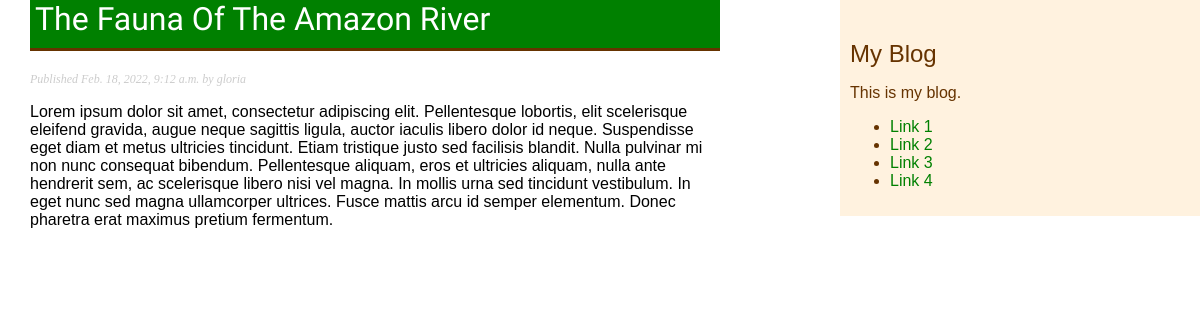
Page /blog/2022/2/18/fauna-oftthe-amazon-river/ on the committed database.
### blog/models.py (models this page shows, shortened)
class Post(models.Model):
    STATUS_CHOICES = (
        ('draft', 'Draft'),
        ('published', 'Published')
    )
    title = models.CharField(max_length=250)
    slug = models.SlugField(max_length=250, unique_for_date='publish')
    author = models.ForeignKey(User, on_delete=models.CASCADE, related_name='blog_posts')
    body = models.TextField()
    publish = models.DateTimeField(default=timezone.now)
    created = models.DateTimeField(auto_now_add=True)
    update = models.DateTimeField(auto_now=True)
    status = models.CharField(max_length=10, choices=STATUS_CHOICES, default='draft')
    objects = models.Manager() # Default Manager
    published = PublishedManager() # Custom Manager
    class Meta:
        ordering = ('-publish',)

### blog/views.py (the view)
# urls.py: path('<int:year>/<int:month>/<int:day>/<slug:post>/', views.post_detail,
def post_detail(request, year, month, day, post):
    post = get_object_or_404(Post, slug=post, status='published', publish__year=year, publish__month=month, publish__day=day)
    return render(request, 'blog/post/detail.html', {'post': post})

### blog/templates/blog/post/detail.html (shortened to what this page needs)
{% extends "blog/base.html" %}
{% block content %}
  <h1 id="single-post-title">{{ post.title }}</h1>
  <p class="date">
    Published {{ post.publish }} by {{ post.author }}
  </p>
  {{ post.body|linebreaks }}
{% endblock %}

### blog/static/css/blog.css (style rules this page uses)
* { box-sizing: border-box; }
body { margin:0; padding:0; font-family:helvetica, sans-serif; }
:root { --green: green; --light-green: #33cc33; --grey: #bbb; --light-grey: #ccc; --white: #fff; --light-orange: #f9d5e5; --light-yellow: #fff2df; --brown:#663300; }
h1 { font-weight:normal; border-bottom:3px solid var(--brown); padding:0 0 10px 5px; font-family: Catamaran; background-color: var(--white); margin-top: 0px; color: var(--green); }
#single-post-title { background-color: var(--green); color: var(--white); }
p.date { color:var(--light-grey); font-family: georgia, serif; font-size: 12px; font-style: italic; }

### rows in the picture
Post: title "The Fauna Of The Amazon River", publish "Feb. 18, 2022, 9:12 a.m.", author "gloria", body "Lorem ipsum dolor sit amet, consectetur adipiscing elit. Pellentesque lobortis, elit scelerisque eleifend gravida, augue neque sagittis ligula, auctor iaculis libero dolor id neque. Suspendisse eget diam et metus ultricies tincidunt. Etiam tristique justo sed facilisis blandit. Nulla pulvinar mi non nunc consequat bibendum. Pellentesque aliquam, eros et ultricies aliquam, nulla ante hendrerit sem, ac scelerisque libero nisi vel magna. In mollis urna sed tincidunt vestibulum. In eget nunc sed magna ullamcorper ultrices. Fusce mattis arcu id semper elementum. Donec pharetra erat maximus pretium fermentum."
